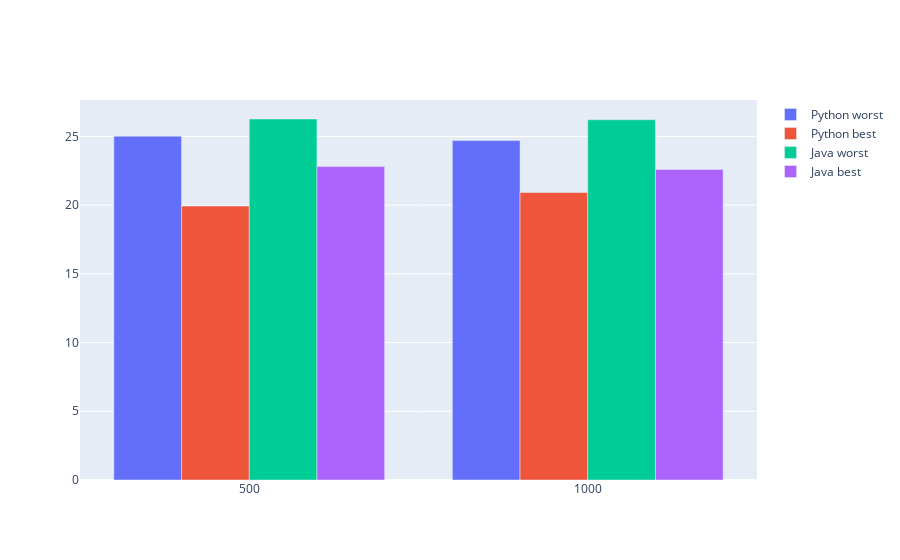

Notebook code cell kept with this figure:
### Code cell
import plotly.graph_objects as go

fig = go.Figure(data=[
    go.Bar(name='Python worst', x=[values[4],values[5]], y=[calculateRelation(df_python_worst,values[4]), calculateRelation(df_python_worst,values[5])]),
    go.Bar(name='Python best', x=[values[4],values[5]], y=[calculateRelation(df_python_best,values[4]), calculateRelation(df_python_best,values[5])]),
    go.Bar(name='Java worst', x=[values[4],values[5]], y=[calculateRelation(df_java_worst,values[4]),calculateRelation(df_java_worst,values[5])]),
    go.Bar(name='Java best', x=[values[4],values[5]], y=[calculateRelation(df_java_best,values[4]), calculateRelation(df_java_best,values[5])])
])
# Change the bar mode
fig.update_layout(barmode='group')
fig.show()

### Figure 1 — Plotly figure (JSON) as saved in the notebook; plotly's stock layout.template omitted (floating-point values rounded to 4 significant figures)
{"data": [{"name": "Python worst", "type": "bar", "x": [500, 1000], "y": [25.02, 24.7]}, {"name": "Python best", "type": "bar", "x": [500, 1000], "y": [19.93, 20.92]}, {"name": "Java worst", "type": "bar", "x": [500, 1000], "y": [26.27, 26.21]}, {"name": "Java best", "type": "bar", "x": [500, 1000], "y": [22.81, 22.59]}], "layout": {"barmode": "group"}}
